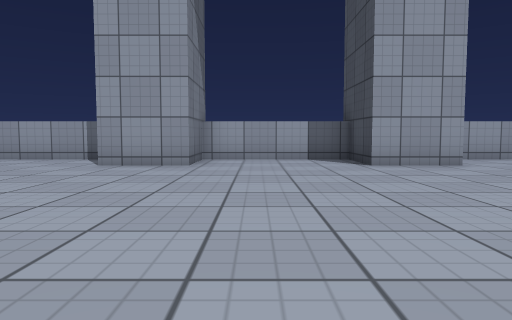
View 1 (above)

24 first-person views from a walk through a scene from a Unity 3-D project. The camera is 0.64 m above the floor, tilts 4° down and sees 70° across. The floor is counted in squares, 1 m on a side. Each view is taken from the middle of a square. On the plan, view 1 faces up. The plan holds only what a view shows up to about 10 squares ahead; the rest is blank. The player character is not drawn. Surface patterns are stand-ins for the level's own textures.

View 2
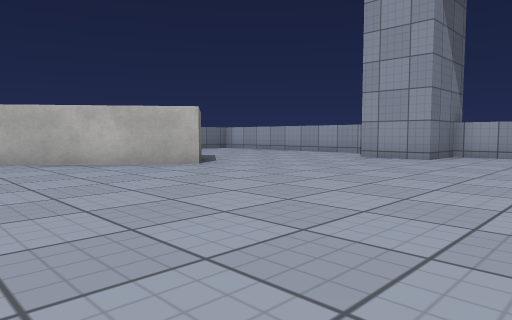

View 3
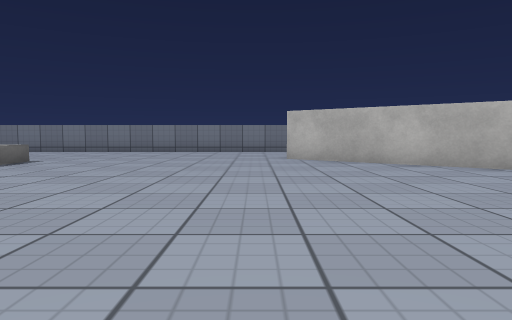

View 4
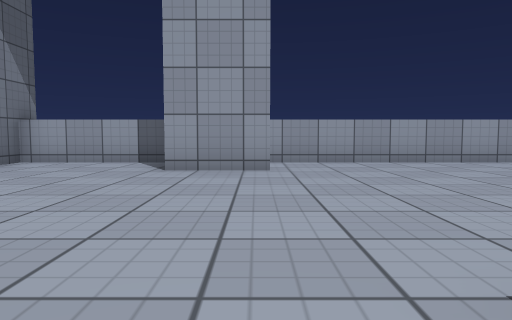

View 5
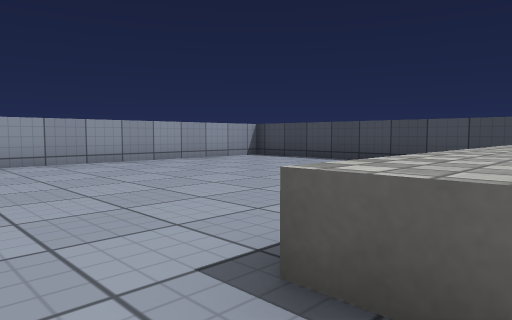

View 6
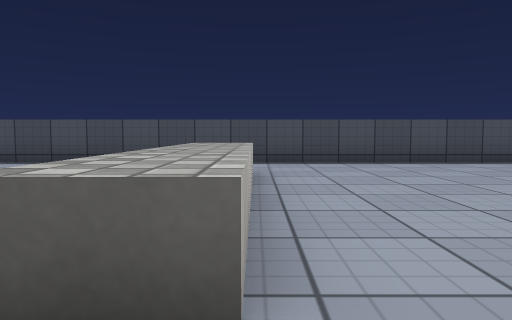

View 7
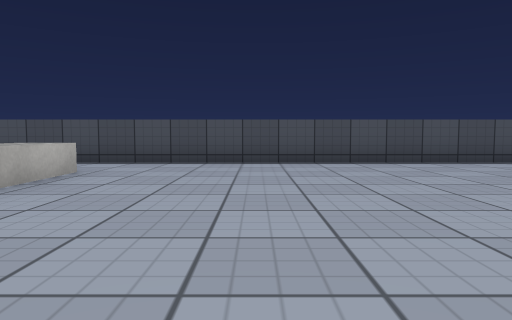

View 8
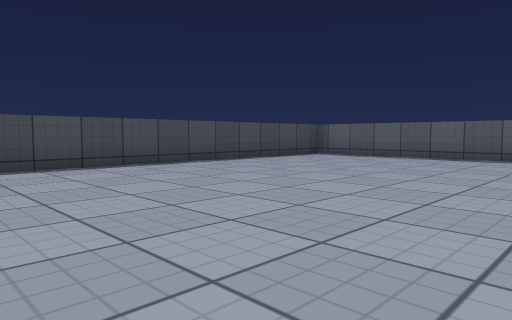

View 9
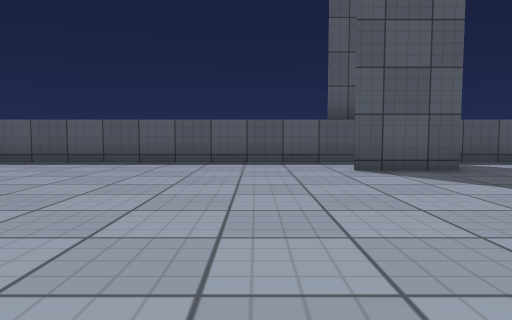

View 10
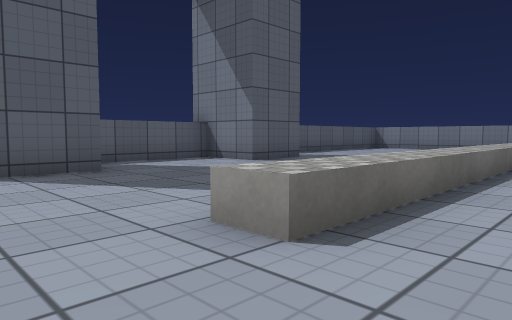

View 11
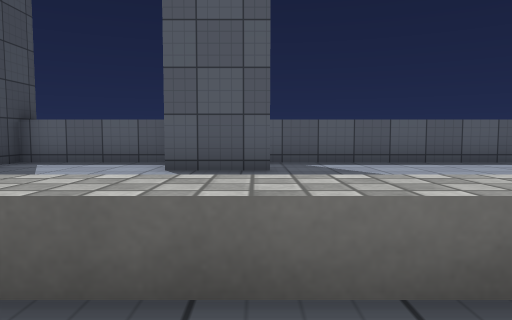

View 12
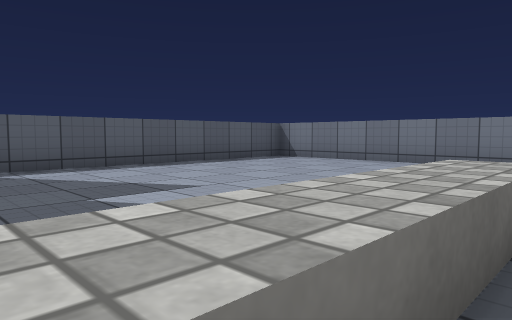

View 13
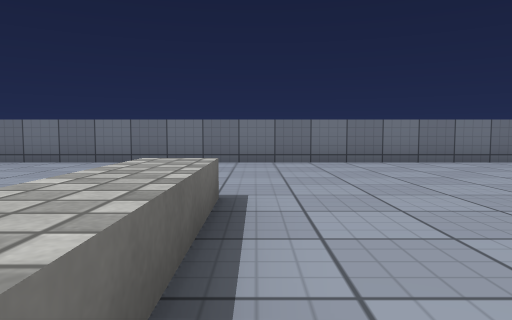

View 14
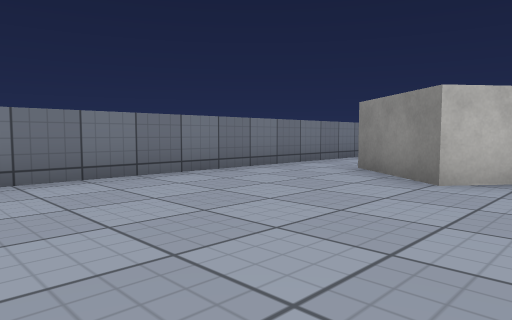

View 15
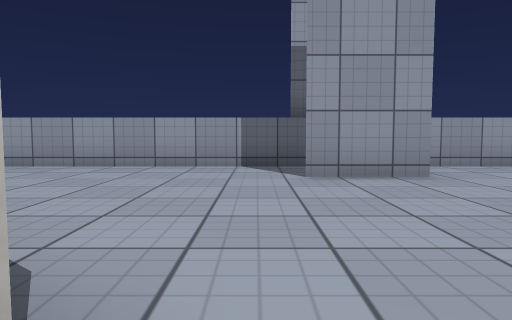

View 16
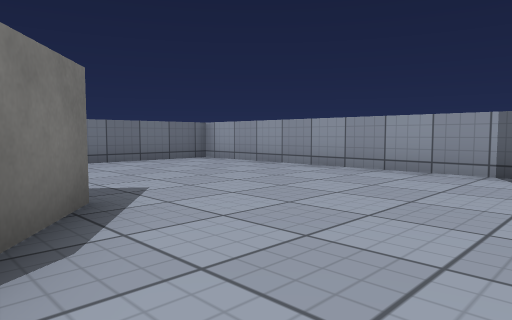

View 17
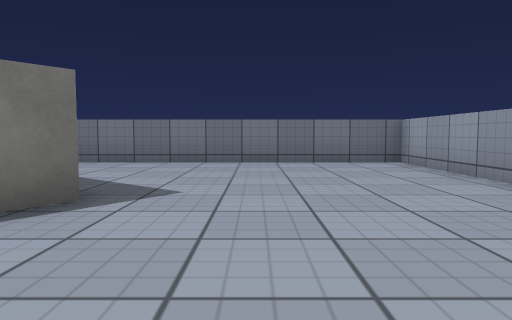

View 18
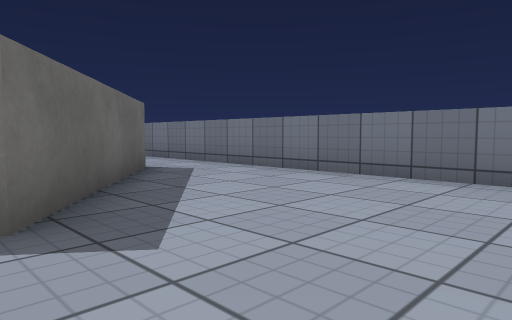

View 19
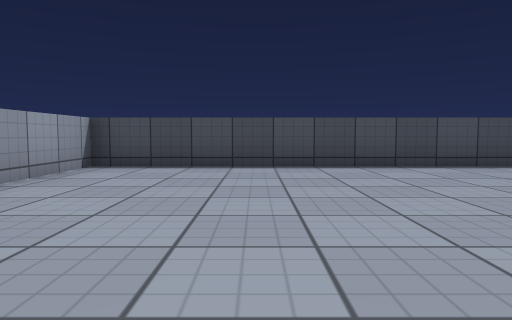

View 20
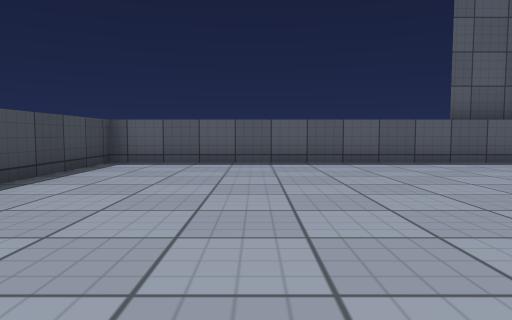

View 21
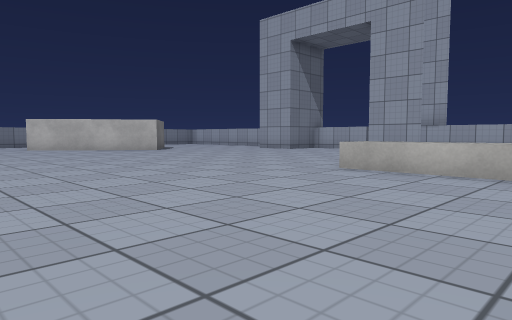

View 22
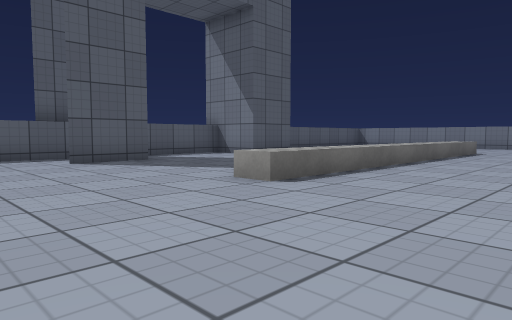

View 23
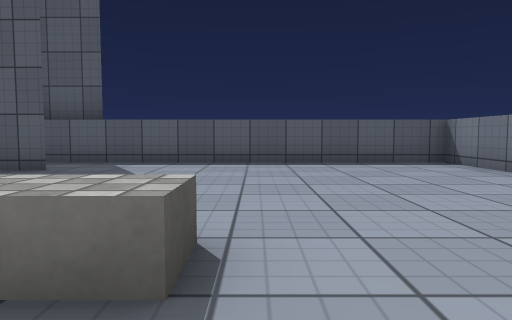

View 24
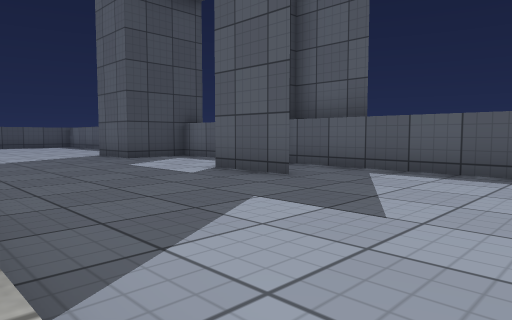

### Floor plan
Key: @ floor where view 1 was taken; # wall or solid block; . floor; ^ raised ledge.
Columns run from 12 left of view 1 to 13 right of it. Each row starts with its distance up from view 1.
 10 ########## #### ##########
  9 #......... #..# .........#
  8 #......... #..# .........#
  7 #........## .. ##........#
  6 #........................#
  5 #........................#
  4 #....##..................#
  3 #....###.................#
  2 #...####..........^^^^^..#
  1 #..####...........^^^^^..#
  0 #..###......@............#
 -1 #...#....................#
 -2 #........................#
 -3 #........................#
 -4 #........................#
 -5 #........................#
 -6 #........................#
 -7 #........................#
 -8 #.....^^^^^^^^^^.........#
 -9 #  ......................#
-10 #........................#
-11 #........................#
-12 #........................#
-13 #........###..###........#
-14 #..........#..#..........#
-15 ##########################

Positions as (right, up) in squares from view 1, and headings:
1: (0, 0), facing up
2: (2, -2), facing up-left
3: (2, -2), facing left
4: (4, 1), facing up
5: (4, 1), facing up-right
6: (4, 1), facing right
7: (4, -2), facing right
8: (5, -4), facing down-right
9: (6, -6), facing down
10: (5, -6), facing down-left
11: (-3, -6), facing down
12: (-3, -7), facing down-left
13: (-3, -7), facing left
14: (-6, -6), facing up-left
15: (-4, 2), facing up
16: (-3, 3), facing up-left
17: (-3, 6), facing left
18: (-6, 7), facing down-left
19: (5, 6), facing right
20: (9, -6), facing down
21: (9, -5), facing up-left
22: (7, -4), facing down-left
23: (-7, -6), facing down
24: (-7, -8), facing down-right
